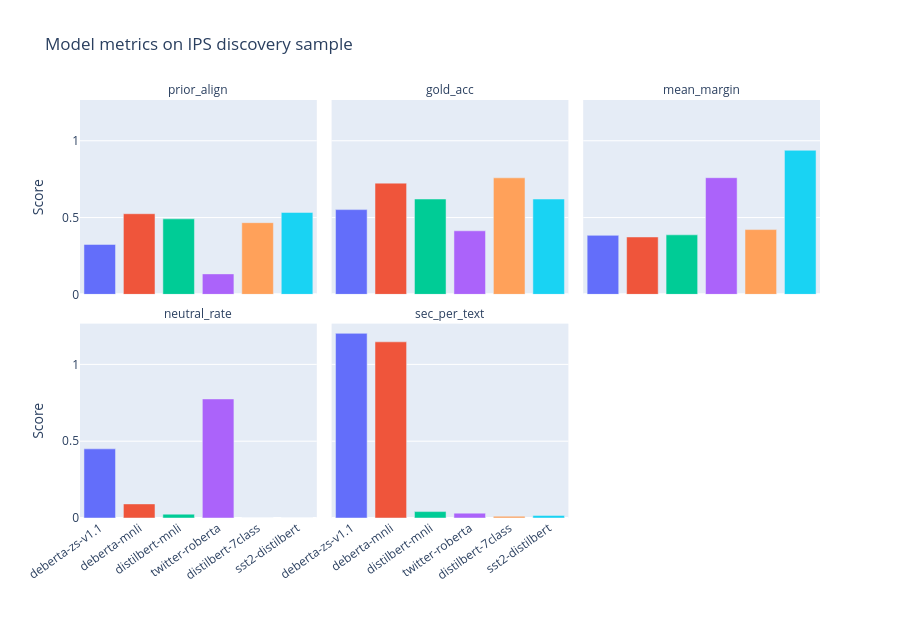

Notebook cell for this chart:
### Markdown cell above
## 2. Scorecard

### Code cell
cards = bundle["scorecard"].copy()
display(cards)

ok = cards.loc[cards["error"].isna()].copy()
metrics = ["prior_align", "gold_acc", "mean_margin", "neutral_rate", "sec_per_text"]
long = ok.melt(
    id_vars=["model"],
    value_vars=[m for m in metrics if m in ok.columns],
    var_name="metric",
    value_name="value",
)

fig = px.bar(
    long,
    x="model",
    y="value",
    color="model",
    facet_col="metric",
    facet_col_wrap=3,
    title="Model metrics on IPS discovery sample",
    labels={"value": "Score", "model": ""},
)
fig.update_layout(height=620, showlegend=False)
fig.update_xaxes(tickangle=-35)
fig.for_each_annotation(lambda a: a.update(text=a.text.split("=")[-1]))
fig.show()
fig.write_html(FIG_DIR / "model_matrix_metrics.html", include_plotlyjs="cdn")

### Figure 1 — Plotly figure (JSON) as saved in the notebook; plotly's stock layout.template omitted (floating-point values rounded to 4 significant figures)
{"data": [{"hovertemplate": "=%{x}<br>metric=prior_align<br>Score=%{y}<extra></extra>", "legendgroup": "deberta-zs-v1.1", "marker": {"color": "#636efa", "pattern": {"shape": ""}}, "name": "deberta-zs-v1.1", "orientation": "v", "showlegend": true, "textposition": "auto", "type": "bar", "x": ["deberta-zs-v1.1"], "xaxis": "x4", "y": [0.325], "yaxis": "y4"}, {"hovertemplate": "=%{x}<br>metric=gold_acc<br>Score=%{y}<extra></extra>", "legendgroup": "deberta-zs-v1.1", "marker": {"color": "#636efa", "pattern": {"shape": ""}}, "name": "deberta-zs-v1.1", "orientation": "v", "showlegend": false, "textposition": "auto", "type": "bar", "x": ["deberta-zs-v1.1"], "xaxis": "x5", "y": [0.5517], "yaxis": "y5"}, {"hovertemplate": "=%{x}<br>metric=mean_margin<br>Score=%{y}<extra></extra>", "legendgroup": "deberta-zs-v1.1", "marker": {"color": "#636efa", "pattern": {"shape": ""}}, "name": "deberta-zs-v1.1", "orientation": "v", "showlegend": false, "textposition": "auto", "type": "bar", "x": ["deberta-zs-v1.1"], "xaxis": "x6", "y": [0.3842], "yaxis": "y6"}, {"hovertemplate": "=%{x}<br>metric=neutral_rate<br>Score=%{y}<extra></extra>", "legendgroup": "deberta-zs-v1.1", "marker": {"color": "#636efa", "pattern": {"shape": ""}}, "name": "deberta-zs-v1.1", "orientation": "v", "showlegend": false, "textposition": "auto", "type": "bar", "x": ["deberta-zs-v1.1"], "xaxis": "x", "y": [0.45], "yaxis": "y"}, {"hovertemplate": "=%{x}<br>metric=sec_per_text<br>Score=%{y}<extra></extra>", "legendgroup": "deberta-zs-v1.1", "marker": {"color": "#636efa", "pattern": {"shape": ""}}, "name": "deberta-zs-v1.1", "orientation": "v", "showlegend": false, "textposition": "auto", "type": "bar", "x": ["deberta-zs-v1.1"], "xaxis": "x2", "y": [1.202], "yaxis": "y2"}, {"hovertemplate": "=%{x}<br>metric=prior_align<br>Score=%{y}<extra></extra>", "legendgroup": "deberta-mnli", "marker": {"color": "#EF553B", "pattern": {"shape": ""}}, "name": "deberta-mnli", "orientation": "v", "showlegend": true, "textposition": "auto", "type": "bar", "x": ["deberta-mnli"], "xaxis": "x4", "y": [0.525], "yaxis": "y4"}, {"hovertemplate": "=%{x}<br>metric=gold_acc<br>Score=%{y}<extra></extra>", "legendgroup": "deberta-mnli", "marker": {"color": "#EF553B", "pattern": {"shape": ""}}, "name": "deberta-mnli", "orientation": "v", "showlegend": false, "textposition": "auto", "type": "bar", "x": ["deberta-mnli"], "xaxis": "x5", "y": [0.7241], "yaxis": "y5"}, {"hovertemplate": "=%{x}<br>metric=mean_margin<br>Score=%{y}<extra></extra>", "legendgroup": "deberta-mnli", "marker": {"color": "#EF553B", "pattern": {"shape": ""}}, "name": "deberta-mnli", "orientation": "v", "showlegend": false, "textposition": "auto", "type": "bar", "x": ["deberta-mnli"], "xaxis": "x6", "y": [0.3736], "yaxis": "y6"}, {"hovertemplate": "=%{x}<br>metric=neutral_rate<br>Score=%{y}<extra></extra>", "legendgroup": "deberta-mnli", "marker": {"color": "#EF553B", "pattern": {"shape": ""}}, "name": "deberta-mnli", "orientation": "v", "showlegend": false, "textposition": "auto", "type": "bar", "x": ["deberta-mnli"], "xaxis": "x", "y": [0.0917], "yaxis": "y"}, {"hovertemplate": "=%{x}<br>metric=sec_per_text<br>Score=%{y}<extra></extra>", "legendgroup": "deberta-mnli", "marker": {"color": "#EF553B", "pattern": {"shape": ""}}, "name": "deberta-mnli", "orientation": "v", "showlegend": false, "textposition": "auto", "type": "bar", "x": ["deberta-mnli"], "xaxis": "x2", "y": [1.147], "yaxis": "y2"}, {"hovertemplate": "=%{x}<br>metric=prior_align<br>Score=%{y}<extra></extra>", "legendgroup": "distilbert-mnli", "marker": {"color": "#00cc96", "pattern": {"shape": ""}}, "name": "distilbert-mnli", "orientation": "v", "showlegend": true, "textposition": "auto", "type": "bar", "x": ["distilbert-mnli"], "xaxis": "x4", "y": [0.4917], "yaxis": "y4"}, {"hovertemplate": "=%{x}<br>metric=gold_acc<br>Score=%{y}<extra></extra>", "legendgroup": "distilbert-mnli", "marker": {"color": "#00cc96", "pattern": {"shape": ""}}, "name": "distilbert-mnli", "orientation": "v", "showlegend": false, "textposition": "auto", "type": "bar", "x": ["distilbert-mnli"], "xaxis": "x5", "y": [0.6207], "yaxis": "y5"}, {"hovertemplate": "=%{x}<br>metric=mean_margin<br>Score=%{y}<extra></extra>", "legendgroup": "distilbert-mnli", "marker": {"color": "#00cc96", "pattern": {"shape": ""}}, "name": "distilbert-mnli", "orientation": "v", "showlegend": false, "textposition": "auto", "type": "bar", "x": ["distilbert-mnli"], "xaxis": "x6", "y": [0.3876], "yaxis": "y6"}, {"hovertemplate": "=%{x}<br>metric=neutral_rate<br>Score=%{y}<extra></extra>", "legendgroup": "distilbert-mnli", "marker": {"color": "#00cc96", "pattern": {"shape": ""}}, "name": "distilbert-mnli", "orientation": "v", "showlegend": false, "textposition": "auto", "type": "bar", "x": ["distilbert-mnli"], "xaxis": "x", "y": [0.025], "yaxis": "y"}, {"hovertemplate": "=%{x}<br>metric=sec_per_text<br>Score=%{y}<extra></extra>", "legendgroup": "distilbert-mnli", "marker": {"color": "#00cc96", "pattern": {"shape": ""}}, "name": "distilbert-mnli", "orientation": "v", "showlegend": false, "textposition": "auto", "type": "bar", "x": ["distilbert-mnli"], "xaxis": "x2", "y": [0.0418], "yaxis": "y2"}, {"hovertemplate": "=%{x}<br>metric=prior_align<br>Score=%{y}<extra></extra>", "legendgroup": "twitter-roberta", "marker": {"color": "#ab63fa", "pattern": {"shape": ""}}, "name": "twitter-roberta", "orientation": "v", "showlegend": true, "textposition": "auto", "type": "bar", "x": ["twitter-roberta"], "xaxis": "x4", "y": [0.1333], "yaxis": "y4"}, {"hovertemplate": "=%{x}<br>metric=gold_acc<br>Score=%{y}<extra></extra>", "legendgroup": "twitter-roberta", "marker": {"color": "#ab63fa", "pattern": {"shape": ""}}, "name": "twitter-roberta", "orientation": "v", "showlegend": false, "textposition": "auto", "type": "bar", "x": ["twitter-roberta"], "xaxis": "x5", "y": [0.4138], "yaxis": "y5"}, {"hovertemplate": "=%{x}<br>metric=mean_margin<br>Score=%{y}<extra></extra>", "legendgroup": "twitter-roberta", "marker": {"color": "#ab63fa", "pattern": {"shape": ""}}, "name": "twitter-roberta", "orientation": "v", "showlegend": false, "textposition": "auto", "type": "bar", "x": ["twitter-roberta"], "xaxis": "x6", "y": [0.7595], "yaxis": "y6"}, {"hovertemplate": "=%{x}<br>metric=neutral_rate<br>Score=%{y}<extra></extra>", "legendgroup": "twitter-roberta", "marker": {"color": "#ab63fa", "pattern": {"shape": ""}}, "name": "twitter-roberta", "orientation": "v", "showlegend": false, "textposition": "auto", "type": "bar", "x": ["twitter-roberta"], "xaxis": "x", "y": [0.775], "yaxis": "y"}, {"hovertemplate": "=%{x}<br>metric=sec_per_text<br>Score=%{y}<extra></extra>", "legendgroup": "twitter-roberta", "marker": {"color": "#ab63fa", "pattern": {"shape": ""}}, "name": "twitter-roberta", "orientation": "v", "showlegend": false, "textposition": "auto", "type": "bar", "x": ["twitter-roberta"], "xaxis": "x2", "y": [0.0317], "yaxis": "y2"}, {"hovertemplate": "=%{x}<br>metric=prior_align<br>Score=%{y}<extra></extra>", "legendgroup": "distilbert-7class", "marker": {"color": "#FFA15A", "pattern": {"shape": ""}}, "name": "distilbert-7class", "orientation": "v", "showlegend": true, "textposition": "auto", "type": "bar", "x": ["distilbert-7class"], "xaxis": "x4", "y": [0.4667], "yaxis": "y4"}, {"hovertemplate": "=%{x}<br>metric=gold_acc<br>Score=%{y}<extra></extra>", "legendgroup": "distilbert-7class", "marker": {"color": "#FFA15A", "pattern": {"shape": ""}}, "name": "distilbert-7class", "orientation": "v", "showlegend": false, "textposition": "auto", "type": "bar", "x": ["distilbert-7class"], "xaxis": "x5", "y": [0.7586], "yaxis": "y5"}, {"hovertemplate": "=%{x}<br>metric=mean_margin<br>Score=%{y}<extra></extra>", "legendgroup": "distilbert-7class", "marker": {"color": "#FFA15A", "pattern": {"shape": ""}}, "name": "distilbert-7class", "orientation": "v", "showlegend": false, "textposition": "auto", "type": "bar", "x": ["distilbert-7class"], "xaxis": "x6", "y": [0.4217], "yaxis": "y6"}, {"hovertemplate": "=%{x}<br>metric=neutral_rate<br>Score=%{y}<extra></extra>", "legendgroup": "distilbert-7class", "marker": {"color": "#FFA15A", "pattern": {"shape": ""}}, "name": "distilbert-7class", "orientation": "v", "showlegend": false, "textposition": "auto", "type": "bar", "x": ["distilbert-7class"], "xaxis": "x", "y": [0.0], "yaxis": "y"}, {"hovertemplate": "=%{x}<br>metric=sec_per_text<br>Score=%{y}<extra></extra>", "legendgroup": "distilbert-7class", "marker": {"color": "#FFA15A", "pattern": {"shape": ""}}, "name": "distilbert-7class", "orientation": "v", "showlegend": false, "textposition": "auto", "type": "bar", "x": ["distilbert-7class"], "xaxis": "x2", "y": [0.0116], "yaxis": "y2"}, {"hovertemplate": "=%{x}<br>metric=prior_align<br>Score=%{y}<extra></extra>", "legendgroup": "sst2-distilbert", "marker": {"color": "#19d3f3", "pattern": {"shape": ""}}, "name": "sst2-distilbert", "orientation": "v", "showlegend": true, "textposition": "auto", "type": "bar", "x": ["sst2-distilbert"], "xaxis": "x4", "y": [0.5333], "yaxis": "y4"}, {"hovertemplate": "=%{x}<br>metric=gold_acc<br>Score=%{y}<extra></extra>", "legendgroup": "sst2-distilbert", "marker": {"color": "#19d3f3", "pattern": {"shape": ""}}, "name": "sst2-distilbert", "orientation": "v", "showlegend": false, "textposition": "auto", "type": "bar", "x": ["sst2-distilbert"], "xaxis": "x5", "y": [0.6207], "yaxis": "y5"}, {"hovertemplate": "=%{x}<br>metric=mean_margin<br>Score=%{y}<extra></extra>", "legendgroup": "sst2-distilbert", "marker": {"color": "#19d3f3", "pattern": {"shape": ""}}, "name": "sst2-distilbert", "orientation": "v", "showlegend": false, "textposition": "auto", "type": "bar", "x": ["sst2-distilbert"], "xaxis": "x6", "y": [0.9378], "yaxis": "y6"}, {"hovertemplate": "=%{x}<br>metric=neutral_rate<br>Score=%{y}<extra></extra>", "legendgroup": "sst2-distilbert", "marker": {"color": "#19d3f3", "pattern": {"shape": ""}}, "name": "sst2-distilbert", "orientation": "v", "showlegend": false, "textposition": "auto", "type": "bar", "x": ["sst2-distilbert"], "xaxis": "x", "y": [0.0], "yaxis": "y"}, {"hovertemplate": "=%{x}<br>metric=sec_per_text<br>Score=%{y}<extra></extra>", "legendgroup": "sst2-distilbert", "marker": {"color": "#19d3f3", "pattern": {"shape": ""}}, "name": "sst2-distilbert", "orientation": "v", "showlegend": false, "textposition": "auto", "type": "bar", "x": ["sst2-distilbert"], "xaxis": "x2", "y": [0.0167], "yaxis": "y2"}], "layout": {"annotations": [{"font": {}, "showarrow": false, "text": "neutral_rate", "x": 0.16, "xanchor": "center", "xref": "paper", "y": 0.465, "yanchor": "bottom", "yref": "paper"}, {"font": {}, "showarrow": false, "text": "sec_per_text", "x": 0.5, "xanchor": "center", "xref": "paper", "y": 0.465, "yanchor": "bottom", "yref": "paper"}, {"font": {}, "showarrow": false, "text": "prior_align", "x": 0.16, "xanchor": "center", "xref": "paper", "y": 1.0, "yanchor": "bottom", "yref": "paper"}, {"font": {}, "showarrow": false, "text": "gold_acc", "x": 0.5, "xanchor": "center", "xref": "paper", "y": 1.0, "yanchor": "bottom", "yref": "paper"}, {"font": {}, "showarrow": false, "text": "mean_margin", "x": 0.84, "xanchor": "center", "xref": "paper", "y": 1.0, "yanchor": "bottom", "yref": "paper"}], "barmode": "relative", "height": 620, "legend": {"title": {"text": ""}, "tracegroupgap": 0}, "showlegend": false, "title": {"text": "Model metrics on IPS discovery sample"}, "xaxis": {"anchor": "y", "categoryarray": ["deberta-zs-v1.1", "deberta-mnli", "distilbert-mnli", "twitter-roberta", "distilbert-7class", "sst2-distilbert"], "categoryorder": "array", "domain": [0, 0.32], "tickangle": -35, "title": {"text": ""}}, "xaxis2": {"anchor": "y2", "categoryarray": ["deberta-zs-v1.1", "deberta-mnli", "distilbert-mnli", "twitter-roberta", "distilbert-7class", "sst2-distilbert"], "categoryorder": "array", "domain": [0.34, 0.66], "matches": "x", "tickangle": -35, "title": {"text": ""}}, "xaxis3": {"anchor": "y3", "categoryarray": ["deberta-zs-v1.1", "deberta-mnli", "distilbert-mnli", "twitter-roberta", "distilbert-7class", "sst2-distilbert"], "categoryorder": "array", "domain": [0.68, 1.0], "matches": "x", "tickangle": -35, "title": {"text": ""}}, "xaxis4": {"anchor": "y4", "domain": [0, 0.32], "matches": "x", "showticklabels": false, "tickangle": -35}, "xaxis5": {"anchor": "y5", "domain": [0.34, 0.66], "matches": "x", "showticklabels": false, "tickangle": -35}, "xaxis6": {"anchor": "y6", "domain": [0.68, 1.0], "matches": "x", "showticklabels": false, "tickangle": -35}, "yaxis": {"anchor": "x", "domain": [0, 0.465], "title": {"text": "Score"}}, "yaxis2": {"anchor": "x2", "domain": [0, 0.465], "matches": "y", "showticklabels": false}, "yaxis3": {"anchor": "x3", "domain": [0, 0.465], "matches": "y", "showticklabels": false}, "yaxis4": {"anchor": "x4", "domain": [0.535, 1.0], "matches": "y", "title": {"text": "Score"}}, "yaxis5": {"anchor": "x5", "domain": [0.535, 1.0], "matches": "y", "showticklabels": false}, "yaxis6": {"anchor": "x6", "domain": [0.535, 1.0], "matches": "y", "showticklabels": false}}}
